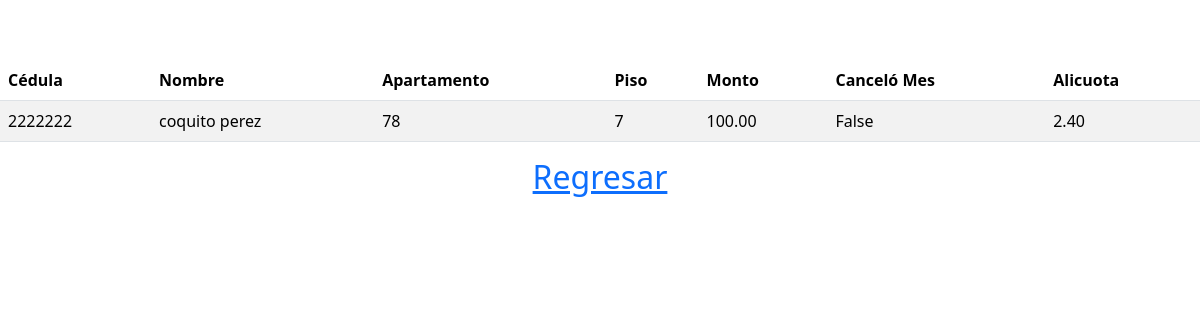
The app's page /detalle/26 with its own data.
### pago_condominio/models.py (models this page shows)
class Propietario(models.Model):
    cedula = models.IntegerField(default=0, unique=True)
    nombre = models.CharField(max_length=150)
    apartamento = models.IntegerField(default=0)
    piso = models.IntegerField(default=0)
    monto = models.DecimalField(default=0, max_digits=6, decimal_places=2)
    cancelar = models.BooleanField( default=False)
    alicuota = models.DecimalField(default=0, max_digits=4, decimal_places=2)
    def __str__(self):
        return str(self.cedula)

### pago_condominio/views.py (the view)
# urls.py: path('detalle/<int:pk>', views.PropietarioDetalle.as_view(template_name = "propietarios/detalle.html"), name='detalle'),
class PropietarioDetalle(DetailView):
    model = Propietario
    def get_context_data(self, **kwargs):
        context = super().get_context_data(**kwargs)
        print(context)
        return  context

### pago_condominio/templates/propietarios/detalle.html (shortened to what this page needs)
<!DOCTYPE html>
<html>
    <head>
        <link rel="stylesheet" href="">
        {% load bootstrap5 %}
        {% bootstrap_css %}
        {% load static %}
    </head>
    <body>
    <table class="table table-striped table-hover">
        <thead>
            <tr>
                <th>Cédula</th>
                <th>Nombre</th>
                <th>Apartamento</th>
                <th>Piso</th>
                <th>Monto</th>
                <th>Canceló Mes</th>
                <th>Alicuota</th>
            </tr>
        </thead>
                <td>{{object.cedula}}</td>
                <td>{{object.nombre}}</td>
                <td>{{object.apartamento}}</td>
                <td>{{object.piso}}</td>
                <td>{{object.monto}}</td>
                <td>{{object.cancelar}}</td>
                <td>{{object.alicuota}}</td>
    </table>
    <div class = "regresa">
        <a href="{% url 'muestra' %}"><h2>Regresar</h2></a>
    </div>
    </body>
</html>

### pago_condominio/templates/propietarios/detalle.html (style rules this page uses)
.table { margin-top:60px; }
.regresa { text-align:center; }

### records on screen
Propietario: cedula "2222222", nombre "coquito perez", apartamento "78", piso "7", monto "100.00", cancelar "False", alicuota "2.40"
